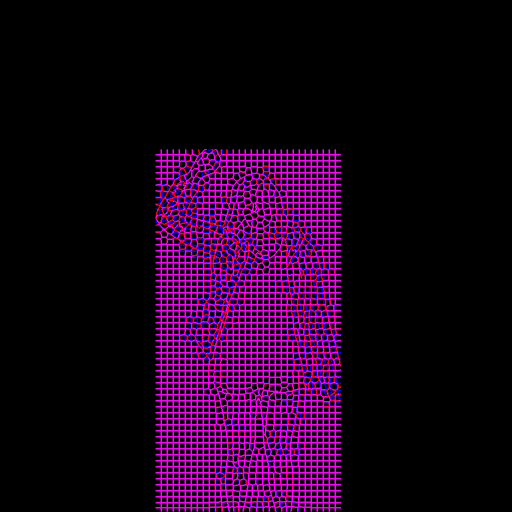
#> input picture danny-mirror/super-pixels-v2/super_pixel_boundaries.png, 1024 x 1024 px (shown at 1/2 size)
$ python super_pixel_masking.py super_pixel_boundaries.png super_pixel_boundaries.png
#> lines starting #> are read from the running program, lines starting #| are printed output that depends on the picture; after the words box and inside, x2 and y2 are one past the last pixel; in counts of white or black regions, pixels touching at a corner belong together
#!/usr/bin/env python3
import argparse
import os
import numpy as np
from skimage import io, img_as_float, morphology
from skimage.segmentation import slic, find_boundaries


def load_image_and_alpha(path):
    img = io.imread(path)
    if img.ndim == 2:
        img = np.stack([img] * 3, axis=-1)

    if img.shape[2] == 4:
        rgb = img[:, :, :3]
        alpha = img[:, :, 3] > 0
    else:
        rgb = img[:, :, :3]
        alpha = np.ones(rgb.shape[:2], dtype=bool)
    return rgb, alpha


def get_union_bbox(alpha1, alpha2):
    union = alpha1 | alpha2
    ys, xs = np.where(union)
    if ys.size == 0 or xs.size == 0:
        h, w = alpha1.shape
        return 0, h, 0, w
    ymin, ymax = ys.min(), ys.max() + 10
    xmin, xmax = xs.min(), xs.max() + 10
    return ymin, ymax, xmin, xmax


def run_slic_like_notebook(img):
    img_float = img_as_float(img)
    labels = slic(
        img_float,
        n_segments=2100,
        compactness=20,
        sigma=1,
        start_label=1,
    )
    return labels


def local_nontransparent(alpha):
    h, w = alpha.shape
    any_nt = alpha.copy()

    up = np.zeros_like(alpha)
    up[1:, :] = alpha[:-1, :]
    any_nt |= up

    down = np.zeros_like(alpha)
    down[:-1, :] = alpha[1:, :]
    any_nt |= down

    left = np.zeros_like(alpha)
    left[:, 1:] = alpha[:, :-1]
    any_nt |= left

    right = np.zeros_like(alpha)
    right[:, :-1] = alpha[:, 1:]
    any_nt |= right

    return any_nt


def thin_boundaries(boundary_mask, thickness=1):
    thin = morphology.skeletonize(boundary_mask)
    if thickness > 1:
        thin = morphology.binary_dilation(thin, morphology.disk(thickness - 1))
    return thin


def boundaries_to_rgb(orig_bounds, edit_bounds):
    h, w = orig_bounds.shape
    out = np.zeros((h, w, 3), dtype=np.uint8)

    overlap = orig_bounds & edit_bounds
    orig_only = orig_bounds & ~edit_bounds
    edit_only = edit_bounds & ~orig_bounds

    out[orig_only] = (0, 0, 255)
    out[edit_only] = (255, 0, 0)
    out[overlap] = (255, 0, 255)
    return out


def main():
    parser = argparse.ArgumentParser(
        description="Crop to visible area, run superpixel boundaries, and paste back to full size."
    )
    parser.add_argument("original", help="path to original.png")
    parser.add_argument("edited", help="path to edited.png")
    parser.add_argument(
        "--out",
        default="super_pixel_boundaries.png",
        help="output image path (default: super_pixel_boundaries.png)",
    )
    parser.add_argument(
        "--thickness",
        type=int,
        default=1,
        help="boundary thickness (1 = thinnest, default = 1)",
    )
    parser.add_argument(
        "--keep-transparent",
        action="store_true",
        help="keep all boundaries, even those fully inside transparent regions",
    )
    args = parser.parse_args()

    # 1) load
    orig_img, orig_alpha = load_image_and_alpha(args.original)
#> in load_image_and_alpha, img is the input picture: shape (1024, 1024, 3); mean R, G, B 27.4, 0, 27.5
#> orig_alpha: shape (1024, 1024) bool; every value is 1
    edit_img, edit_alpha = load_image_and_alpha(args.edited)

    if orig_img.shape != edit_img.shape:
        raise ValueError(
            f"Images must have same shape. Got {orig_img.shape} vs {edit_img.shape}"
        )

    H, W, _ = orig_img.shape
#> H = 1024; W = 1024

    # 2) union bbox
    ymin, ymax, xmin, xmax = get_union_bbox(orig_alpha, edit_alpha)
#> in get_union_bbox, `ymin, ymax = ys.min(), ys.max() + 10`: ymin = 0; ymax = 1033
#> in get_union_bbox, `xmin, xmax = xs.min(), xs.max() + 10`: xmin = 0; xmax = 1033
#> ymin = 0; ymax = 1033; xmin = 0; xmax = 1033

    # 3) crop
    orig_img_c = orig_img[ymin:ymax, xmin:xmax, :]
    edit_img_c = edit_img[ymin:ymax, xmin:xmax, :]
    orig_alpha_c = orig_alpha[ymin:ymax, xmin:xmax]
    edit_alpha_c = edit_alpha[ymin:ymax, xmin:xmax]

    # 4) SLIC on cropped
    orig_labels = run_slic_like_notebook(orig_img_c)
#> in run_slic_like_notebook, `labels = slic( img_float, n_segments=2100, compactness=20, sigma=1, st..`:
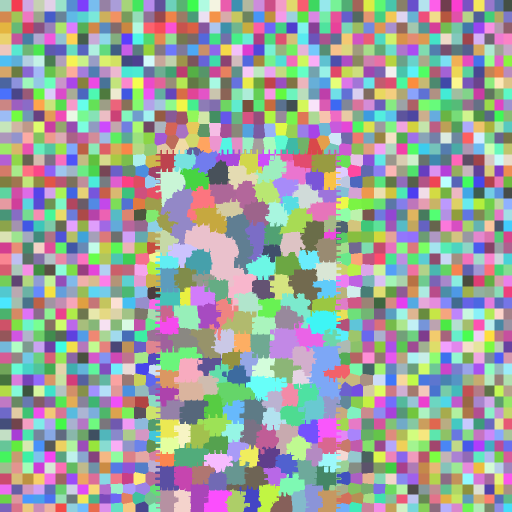
#> labels: shape (1024, 1024) int64 (shown at 1/2 size); 1791 distinct labels, from 1 to 1791; one colour per label, 0 black
    edit_labels = run_slic_like_notebook(edit_img_c)

    # 5) raw boundaries on cropped (keep a copy!)
    orig_bounds_raw = find_boundaries(orig_labels, mode="inner")
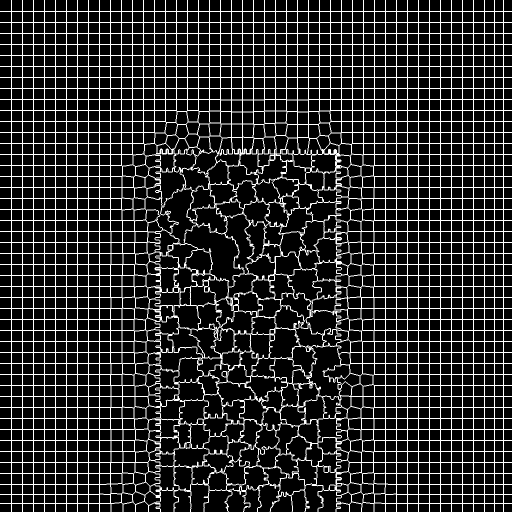
#> orig_bounds_raw: shape (1024, 1024) bool (shown at 1/2 size); 16.5% white in thin lines or dots
    edit_bounds_raw = find_boundaries(edit_labels, mode="inner")

    # 6) transparency filtering (pixel-level) on cropped
    if not args.keep_transparent:
        orig_touch_real = local_nontransparent(orig_alpha_c)
#> in local_nontransparent, `up[1:, :] = alpha[:-1, :]`: up: shape (1024, 1024) bool; 99.9% white; black in thin lines or dots, all inside (x1, y1, x2, y2) = (0, 0, 1024, 1)
#> in local_nontransparent, `down[:-1, :] = alpha[1:, :]`:
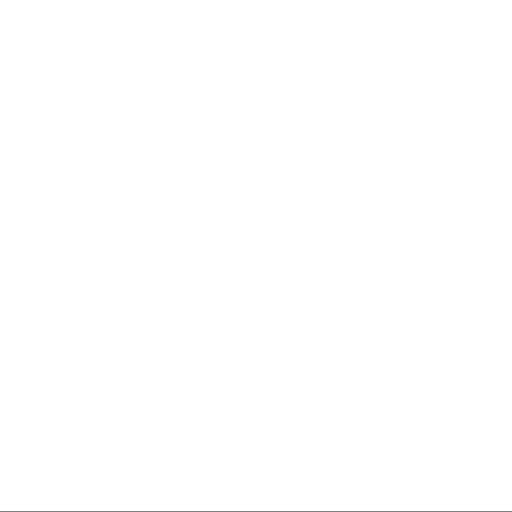
#> down: shape (1024, 1024) bool (shown at 1/2 size); 99.9% white; black in thin lines or dots, all inside (x1, y1, x2, y2) = (0, 1023, 1024, 1024)
#> in local_nontransparent, `left[:, 1:] = alpha[:, :-1]`:
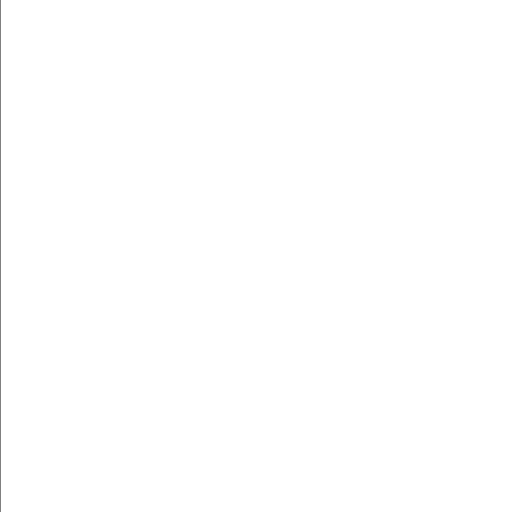
#> left: shape (1024, 1024) bool (shown at 1/2 size); 99.9% white; black in thin lines or dots, all inside (x1, y1, x2, y2) = (0, 0, 1, 1024)
#> in local_nontransparent, `right[:, :-1] = alpha[:, 1:]`:
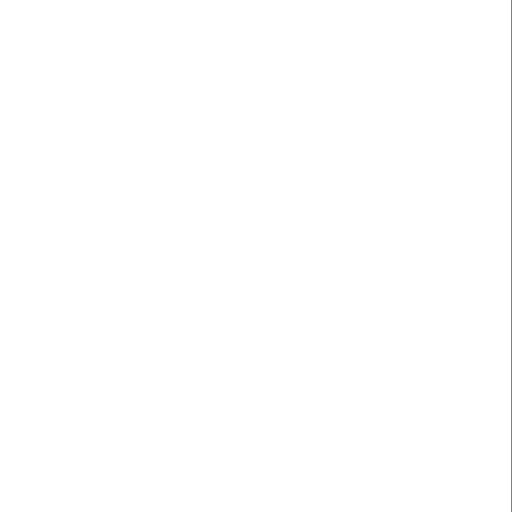
#> right: shape (1024, 1024) bool (shown at 1/2 size); 99.9% white; black in thin lines or dots, all inside (x1, y1, x2, y2) = (1023, 0, 1024, 1024)
        edit_touch_real = local_nontransparent(edit_alpha_c)
        orig_bounds = orig_bounds_raw & orig_touch_real
        edit_bounds = edit_bounds_raw & edit_touch_real
    else:
        # keep everything
        orig_bounds = orig_bounds_raw.copy()
        edit_bounds = edit_bounds_raw.copy()

    # 7) thin on cropped
    orig_bounds_thin = thin_boundaries(orig_bounds, thickness=args.thickness)
#> in thin_boundaries, `thin = morphology.skeletonize(boundary_mask)`:
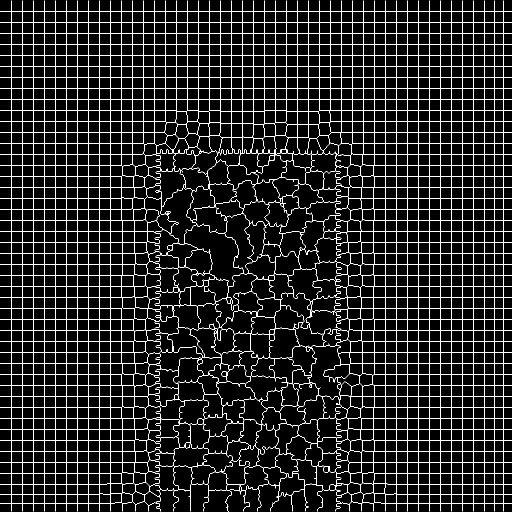
#> thin: shape (1024, 1024) bool (shown at 1/2 size); 8% white in thin lines or dots
    edit_bounds_thin = thin_boundaries(edit_bounds, thickness=args.thickness)

    # 8) NEW: ensure full borders for any label that has visible pixels
    # find labels that actually contain nontransparent pixels
    visible_orig_labels = np.unique(orig_labels[orig_alpha_c])
#> visible_orig_labels = 1791 values from 1 to 1791
    visible_edit_labels = np.unique(edit_labels[edit_alpha_c])
#> visible_edit_labels = 1791 values from 1 to 1791

    # for those labels, re-add their raw boundaries (pre-thinning) so edges aren't missing
    orig_visible_mask = np.isin(orig_labels, visible_orig_labels)
    edit_visible_mask = np.isin(edit_labels, visible_edit_labels)

    # re-impose
    orig_bounds_final = orig_bounds_thin | (orig_visible_mask & orig_bounds_raw)
    edit_bounds_final = edit_bounds_thin | (edit_visible_mask & edit_bounds_raw)

    # 9) colorize CROPPED
    out_cropped = boundaries_to_rgb(orig_bounds_final, edit_bounds_final)
#> in boundaries_to_rgb, `orig_only = orig_bounds & ~edit_bounds`: orig_only: shape (1024, 1024) bool; every value is 0
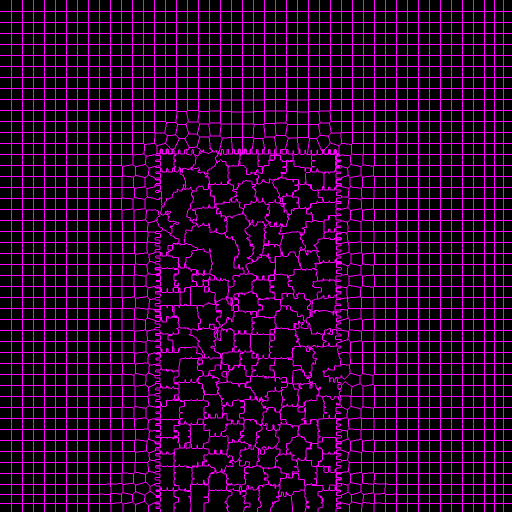
#> out_cropped: shape (1024, 1024, 3) (shown at 1/2 size); mean of channels 0, 1, 2 42, 0, 42; drawn as R, G, B

    # 10) paste back to FULL SIZE
    full_out = np.zeros((H, W, 3), dtype=np.uint8)
    full_out[ymin:ymax, xmin:xmax, :] = out_cropped

    # 11) save
    io.imsave(args.out, full_out)
    print(
        f"✅ Saved full-size boundary image to {os.path.abspath(args.out)} "
        f"(processed crop y[{ymin}:{ymax}], x[{xmin}:{xmax}])"
    )
#| ✅ Saved full-size boundary image to danny-mirror/super-pixels-v2/super_pixel_boundaries.png (processed crop y[0:1033], x[0:1033])


if __name__ == "__main__":
    main()

$ run again, with danny-mirror/super-pixels-v2/super_pixel_superset.png copied over danny-mirror/super-pixels-v2/super_pixel_boundaries.png
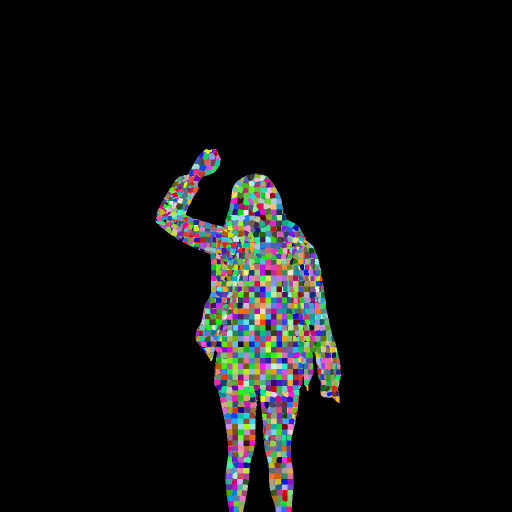
#> input picture danny-mirror/super-pixels-v2/super_pixel_superset.png, 1024 x 1024 px (shown at 1/2 size)
#> in load_image_and_alpha, img is the input picture: shape (1024, 1024, 3); mean R, G, B 15, 15.4, 15.3
#> orig_alpha: shape (1024, 1024) bool; every value is 1
#> in get_union_bbox, `ymin, ymax = ys.min(), ys.max() + 10`: ymin = 0; ymax = 1033
#> in get_union_bbox, `xmin, xmax = xs.min(), xs.max() + 10`: xmin = 0; xmax = 1033
#> in main, `ymin, ymax, xmin, xmax = get_union_bbox(orig_alpha, edit_alpha)`: ymin = 0; ymax = 1033; xmin = 0; xmax = 1033
#> labels: shape (1024, 1024) int64; 2046 distinct labels, from 1 to 2046
#> in main, `orig_bounds_raw = find_boundaries(orig_labels, mode="inner")`:
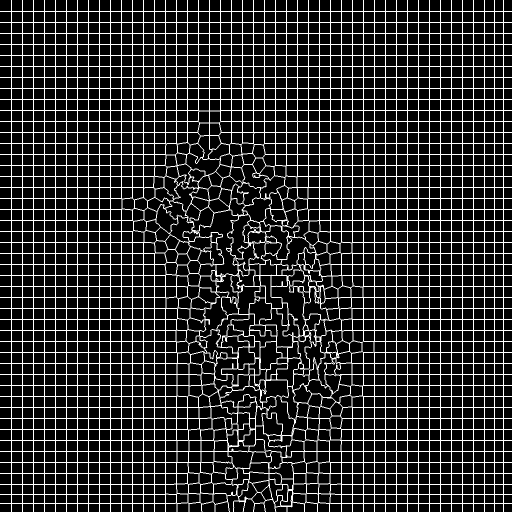
#> orig_bounds_raw: shape (1024, 1024) bool (shown at 1/2 size); 17% white in thin lines or dots
#> up: shape (1024, 1024) bool; 99.9% white; black in thin lines or dots, all inside (x1, y1, x2, y2) = (0, 0, 1024, 1)
#> down: shape (1024, 1024) bool; 99.9% white; black in thin lines or dots, all inside (x1, y1, x2, y2) = (0, 1023, 1024, 1024)
#> left: shape (1024, 1024) bool; 99.9% white; black in thin lines or dots, all inside (x1, y1, x2, y2) = (0, 0, 1, 1024)
#> right: shape (1024, 1024) bool; 99.9% white; black in thin lines or dots, all inside (x1, y1, x2, y2) = (1023, 0, 1024, 1024)
#> thin: shape (1024, 1024) bool; 8.6% white in thin lines or dots
#> visible_orig_labels = 2046 values from 1 to 2046
#> orig_only: shape (1024, 1024) bool; every value is 0
#> in main, `out_cropped = boundaries_to_rgb(orig_bounds_final, edit_bounds_final)`:
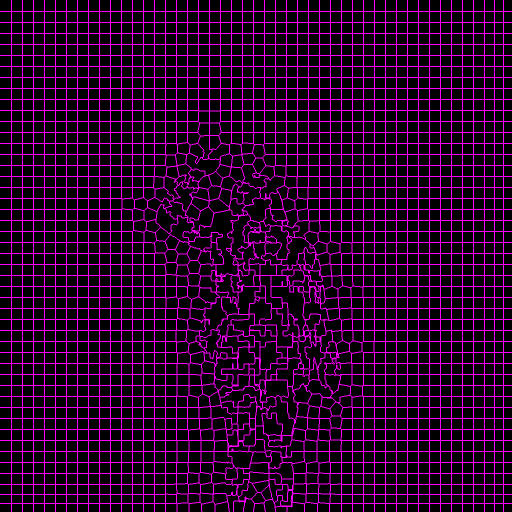
#> out_cropped: shape (1024, 1024, 3) (shown at 1/2 size); mean of channels 0, 1, 2 43.4, 0, 43.4; drawn as R, G, B
#| ✅ Saved full-size boundary image to danny-mirror/super-pixels-v2/super_pixel_boundaries.png (processed crop y[0:1033], x[0:1033])
